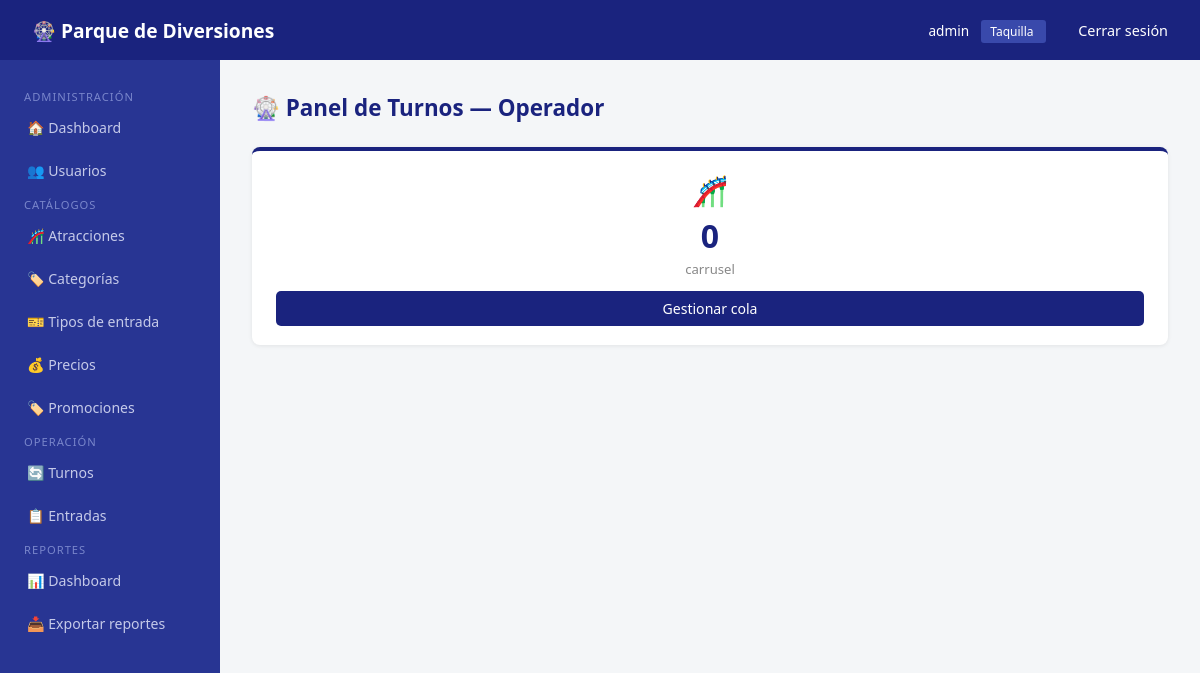
Screenshot of /turnos/panel-operador/ (signed in) with the database file from the repository.
### usuarios/models.py (models this page shows, shortened)
class UsuarioInterno(AbstractUser):
    rol = models.CharField(max_length=30, choices=ROL_CHOICES, default='taquilla')
    activo = models.BooleanField(default=True)
    fecha_creacion = models.DateTimeField(auto_now_add=True)

### atracciones/models.py (models this page shows, shortened)
class Atraccion(models.Model):
    nombre = models.CharField(max_length=150)
    descripcion = models.TextField(blank=True)
    imagen = models.ImageField(upload_to='atracciones/', blank=True, null=True)
    categoria = models.ForeignKey(CategoriaAtraccion, on_delete=models.SET_NULL, null=True)
    capacidad_por_ciclo = models.PositiveIntegerField(default=10)
    duracion_promedio = models.PositiveIntegerField(help_text='Duración en minutos', default=5)
    ubicacion = models.CharField(max_length=200, blank=True)
    estado = models.CharField(max_length=30, choices=ESTADO_ATRACCION, default='abierta')
    edad_minima = models.PositiveIntegerField(default=0, blank=True, null=True)
    estatura_minima = models.PositiveIntegerField(default=0, help_text='En centímetros', blank=True, null=True)
    restricciones = models.TextField(blank=True)
    horario_apertura = models.TimeField(blank=True, null=True)
    horario_cierre = models.TimeField(blank=True, null=True)
    activa = models.BooleanField(default=True)
    fecha_creacion = models.DateTimeField(auto_now_add=True)
    fecha_actualizacion = models.DateTimeField(auto_now=True)
    acepta_nitro = models.BooleanField(default=True, verbose_name='Acepta Pase Nitro')

### turnos/views.py (the view)
# urls.py: path('panel-operador/',           views.panel_operador, name='panel_operador'),
@login_required
def panel_operador(request):
    atracciones = Atraccion.objects.filter(estado='abierta').order_by('nombre')
    data = []
    for a in atracciones:
        en_fila = Turno.objects.filter(
            atraccion=a,
            estado__in=['generado', 'en_espera', 'proximo']
        ).count()
        data.append({'atraccion': a, 'en_fila': en_fila})
    return render(request, 'turnos/panel_operador.html', {'data': data})

### templates/turnos/panel_operador.html (shortened to what this page needs)
{% extends 'base/base.html' %}
{% block content %}
<div class="page-header">
    <h1>🎡 Panel de Turnos — Operador</h1>
</div>
{% if not data %}
<div class="card">
    <p style="color:#888; text-align:center;">No hay atracciones abiertas en este momento.</p>
</div>
{% else %}
<div class="kpi-grid">
    {% for item in data %}
    <div class="kpi-card">
        <div class="kpi-icon">🎢</div>
        <div class="kpi-value">{{ item.en_fila }}</div>
        <div class="kpi-label">{{ item.atraccion.nombre }}</div>
        <a href="{% url 'turnos:gestionar_cola' item.atraccion.pk %}"
           class="btn btn-primary" style="margin-top:0.8rem; display:block;">
            Gestionar cola
        </a>
    </div>
    {% endfor %}
</div>
{% endif %}
{% endblock %}

### templates/base/base.html (shortened to what this page needs)
<!DOCTYPE html>
<html lang="es">
<head>
</head>
<body>
<nav class="navbar">
    <span class="brand">🎡 Parque de Diversiones</span>
    <div>
        {% if user.is_authenticated %}
            <span style="font-size:0.85rem; margin-right:0.5rem;">
                {{ user.get_full_name|default:user.username }}
            </span>
            <span style="background:#3949ab; padding:0.2rem 0.6rem; border-radius:3px; font-size:0.75rem; margin-right:1rem;">
                {{ user.get_rol_display }}
            </span>
            <a href="{% url 'usuarios:logout' %}">Cerrar sesión</a>
        {% endif %}
    </div>
</nav>
{% if user.is_authenticated %}
<div class="sidebar">
    {% if user.rol == 'administrador' or user.is_superuser %}
        <span class="section-title">Administración</span>
        <a href="{% url 'usuarios:dashboard' %}">🏠 Dashboard</a>
        <a href="{% url 'usuarios:lista_usuarios' %}">👥 Usuarios</a>
        <span class="section-title">Catálogos</span>
        <a href="{% url 'atracciones:lista' %}">🎢 Atracciones</a>
        <a href="{% url 'atracciones:categorias' %}">🏷️ Categorías</a>
        <a href="{% url 'entradas:tipos' %}">🎫 Tipos de entrada</a>
        <a href="{% url 'entradas:precios' %}">💰 Precios</a>
        <a href="{% url 'entradas:promociones' %}">🏷️ Promociones</a>
        <span class="section-title">Operación</span>
        <a href="{% url 'turnos:panel_admin' %}">🔄 Turnos</a>
        <a href="{% url 'entradas:lista_entradas' %}">📋 Entradas</a>
        <span class="section-title">Reportes</span>
        <a href="{% url 'reportes:dashboard' %}">📊 Dashboard</a>
        <a href="{% url 'reportes:dashboard' %}">📥 Exportar reportes</a>
    {% elif user.rol == 'taquilla' %}
        <span class="section-title">Taquilla</span>
        <a href="{% url 'usuarios:dashboard' %}">🏠 Dashboard</a>
        <a href="{% url 'entradas:vender' %}">🎫 Vender entrada</a>
        <a href="{% url 'entradas:validar' %}">✅ Validar entrada</a>
        <a href="{% url 'entradas:lista_entradas' %}">📋 Entradas del día</a>
    {% elif user.rol == 'operador_atraccion' %}
        <span class="section-title">Mi atracción</span>
        <a href="{% url 'usuarios:dashboard' %}">🏠 Dashboard</a>
        <a href="{% url 'turnos:panel_operador' %}">🎡 Panel de turnos</a>
        <a href="{% url 'atracciones:lista' %}">⚙️ Atracciones</a>
    {% elif user.rol == 'operador_alimentos' %}
        <span class="section-title">Alimentos</span>
        <a href="{% url 'usuarios:dashboard' %}">🏠 Dashboard</a>
    {% elif user.rol == 'soporte' %}
        <span class="section-title">Soporte</span>
        <a href="{% url 'usuarios:dashboard' %}">🏠 Dashboard</a>
        <a href="{% url 'usuarios:buscar_visitante' %}">🔍 Buscar visitante</a>
    {% endif %}
</div>
{% endif %}
<div class="main-content {% if not user.is_authenticated %}full{% endif %}">
    {% block content %}{% endblock %}
</div>
</body>
</html>

### templates/base/base.html (style rules this page uses)
* { margin: 0; padding: 0; box-sizing: border-box; }
body { font-family: 'Segoe UI', sans-serif; background: #f4f6f8; color: #333; }
.navbar { background: #1a237e; color: white; padding: 1rem 2rem; display: flex; justify-content: space-between; align-items: center; position: fixed; top: 0; left: 0; right: 0; z-index: 100; height: 60px; }
.navbar .brand { font-size: 1.2rem; font-weight: bold; }
.navbar a { color: white; text-decoration: none; margin-left: 1rem; font-size: 0.9rem; }
.sidebar { width: 220px; background: #283593; min-height: calc(100vh - 60px); position: fixed; top: 60px; left: 0; padding: 1.5rem 0; overflow-y: auto; }
.sidebar a { display: block; color: #c5cae9; text-decoration: none; padding: 0.75rem 1.5rem; font-size: 0.88rem; border-left: 3px solid transparent; transition: all 0.2s; }
.sidebar .section-title { color: #7986cb; font-size: 0.7rem; text-transform: uppercase; padding: 1rem 1.5rem 0.3rem; letter-spacing: 1px; }
.main-content { margin-left: 220px; padding: 2rem; margin-top: 60px; min-height: calc(100vh - 60px); }
.btn { display: inline-block; padding: 0.5rem 1.2rem; border-radius: 5px; border: none; cursor: pointer; font-size: 0.88rem; text-decoration: none; transition: opacity 0.2s; }
.btn-primary { background: #1a237e; color: white; }
.page-header { display: flex; justify-content: space-between; align-items: center; margin-bottom: 1.5rem; }
.page-header h1 { font-size: 1.4rem; color: #1a237e; }
.kpi-grid { display: grid; grid-template-columns: repeat(auto-fit, minmax(180px, 1fr)); gap: 1rem; margin-bottom: 1.5rem; }
.kpi-card { background: white; border-radius: 8px; padding: 1.2rem 1.5rem; box-shadow: 0 1px 4px rgba(0,0,0,0.08); text-align: center; border-top: 4px solid #1a237e; }
.kpi-card .kpi-icon { font-size: 1.8rem; margin-bottom: 0.3rem; }
.kpi-card .kpi-value { font-size: 2rem; font-weight: bold; color: #1a237e; }
.kpi-card .kpi-label { color: #888; font-size: 0.82rem; margin-top: 0.2rem; }

### rows the page displays
UsuarioInterno: get_full_name "admin", rol "Taquilla"
Atraccion: en_fila "0", atraccion.nombre "carrusel"
